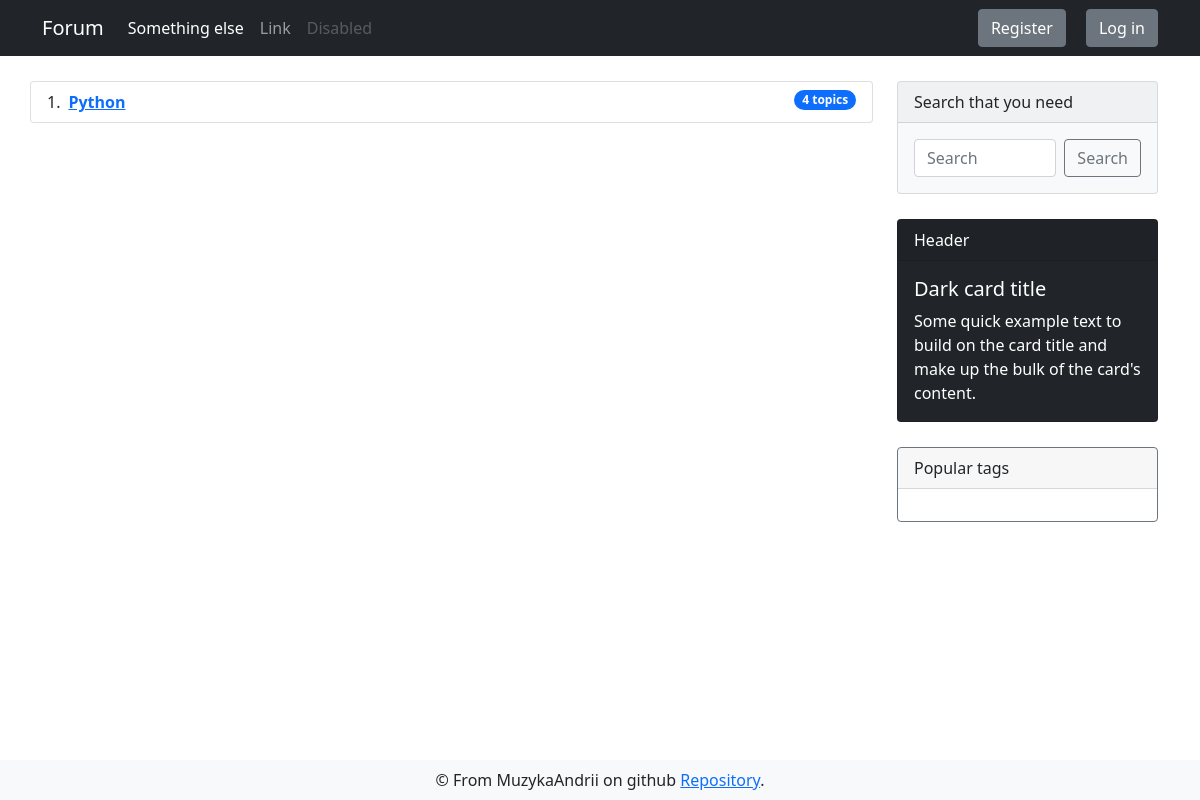
Page /forum/programing on the earlier database version.
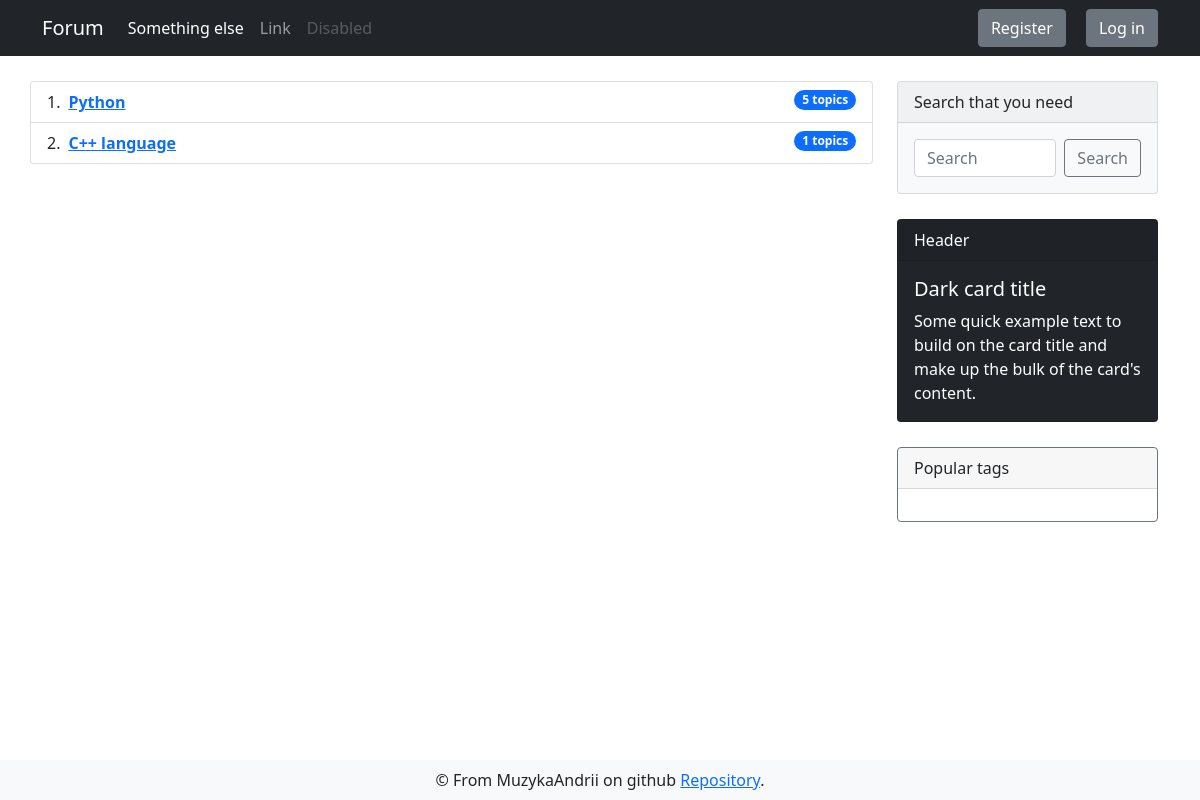
Same page on the later database version.
### app/models.py (models this page shows, shortened)
class DbMixin(object):
    def save(self):
        db.session.add(self)
        db.session.commit()

class Theme(DbMixin, db.Model):
    id = db.Column(db.Integer, primary_key = True, autoincrement=True)
    name = db.Column(db.String(150), unique=True, nullable=False)
    slug = db.Column(db.String(100), unique=True, nullable=False)
    section_id = db.Column(db.Integer, db.ForeignKey('section.id'), nullable=False)
    discussions = db.relationship('Discussion', backref='parent_theme', lazy='dynamic')

### app/views.py (the view)
@app.route('/forum/<string:section_slug>')
def themes_index(section_slug):
    current_section = Section.get_from_slug(section_slug)
    themes = current_section.themes
    return render_template('themes.html', themes=themes, section_slug=current_section.slug, title='Themes list')

### app/models.py (called while the page is built)
    @staticmethod
    def get_from_slug(slug):
        return Section.query.filter_by(slug=slug).first_or_404()

### app/views.py (called while the page is built)
@app.before_request
def update_last_seen():
    if current_user.is_authenticated:
        current_user.last_seen = dt.now()
        current_user.save()

### app/templates/themes.html
{% extends "layouts/base.html" %}
{% block content %}
<div class="container">
    <div class="row">
        <ol style="margin-top: 25px;" class="col-md-9 list-group list-group-numbered">
            {% for theme in themes %}
            <li class="list-group-item d-flex justify-content-between align-items-start">
                <div class="ms-2 me-auto">
                    <div class="fw-bold"><a
                            href="{{ url_for('discussions_index', section_slug=section_slug, theme_slug=theme.slug) }}">{{ theme.name }}</a>
                    </div>
                </div>
                <span class="badge bg-primary rounded-pill">{{ theme.discussions.count() }} topics</span>
            </li>
            {% endfor %}
        </ol>
        {% include 'layouts/sidebar.html' %}
    </div>
</div>
{% endblock %}

### app/templates/layouts/base.html (shortened to what this page needs)
<!doctype html>
<html>
<head>
  {% block head %}
  <link href="https://cdn.jsdelivr.net/npm/bootstrap@5.0.0/dist/css/bootstrap.min.css" rel="stylesheet"
>
  <link rel="stylesheet" type="text/css" href="{{ url_for('static',filename='css/style.css') }}">
  {% endblock %}
</head>
<body>
  <nav class="navbar navbar-expand-lg navbar-dark bg-dark">
    <div class="container">
      <a class="navbar-brand" href="{{ url_for('index') }}">Forum</a>
      <div class="collapse navbar-collapse" id="navbarSupportedContent">
        <ul class="navbar-nav me-auto mb-2 mb-lg-0">
          <li class="nav-item">
            <a class="nav-link active" aria-current="page" href="">Something else</a>
          </li>
          <li class="nav-item">
            <a class="nav-link" href="#">Link</a>
          </li>
          <li class="nav-item">
            <a class="nav-link disabled" href="#" tabindex="-1" aria-disabled="true">Disabled</a>
          </li>
        </ul>
        <form class="d-flex">
          {% if current_user.is_anonymous %}
          <a href="{{ url_for('auth.register') }}" type="button" class="btn login-btn btn-secondary">Register</a>
          <a href="{{ url_for('auth.login') }}" type="button" class="btn btn-secondary">Log in</a>
          {% endif %}
        </form>
      </div>
    </div>
  </nav>
  {% block content %}
  {% endblock %}
  {% block footer %}
  <footer class="navbar fixed-bottom navbar-light bg-light">
    <div class="container" style="justify-content: space-around;">
      <div class="footer-content">
        &copy; From MuzykaAndrii on github
        <a href="https://github.com/MuzykaAndrii/modern-flask-forum">Repository</a>.</div>
    </div>
  </footer>
  {% endblock %}
</body>
</html>

### app/templates/layouts/sidebar.html (shortened to what this page needs)
<div class="sidebar col-md-3">
    <div class="card text-dark bg-light mb-3" style="max-width: 18rem;">
        <div class="card-header">Search that you need</div>
        <div class="card-body d-flex">
            <input class="form-control me-2" type="search" placeholder="Search" aria-label="Search">
            <button class="btn btn-outline-secondary" type="submit">Search</button>
        </div>
    </div>
    <div class="card text-white bg-dark mb-3" style="max-width: 18rem;">
        <div class="card-header">Header</div>
        <div class="card-body">
            <h5 class="card-title">Dark card title</h5>
            <p class="card-text">Some quick example text to build on the card title and make up the bulk of the
                card's content.</p>
        </div>
    </div>
    <div class="card border-secondary mb-3" style="max-width: 18rem;">
        <div class="card-header">Popular tags</div>
        <div class="card-body text-secondary">
        </div>
    </div>
</div>

### app/static/css/style.css (style rules this page uses)
.login-btn { margin-right: 20px; }
.card { margin: 25px 0; }

Differences in the rows shown:
computed for Theme "Python": discussions.count "4" → "5"
added Theme: name "C++ language", discussions.count "1"
